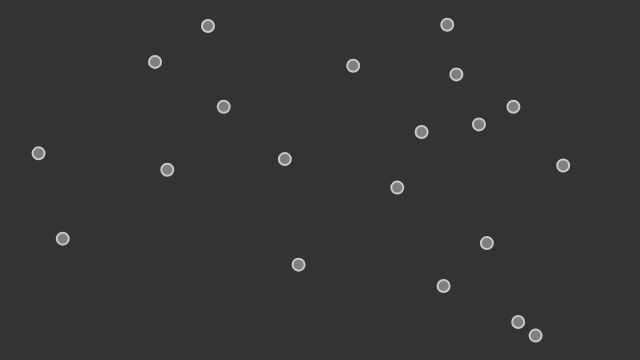
Frame 1 (no input)
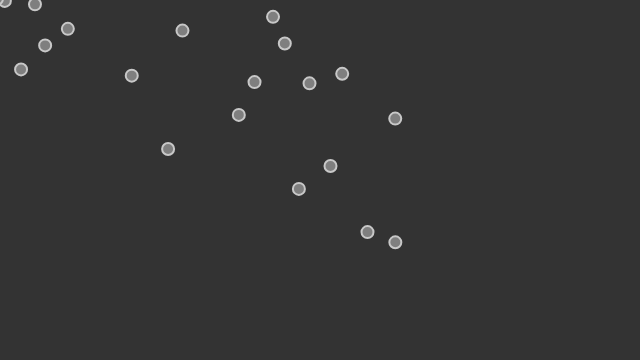
Frame 60 (no input)
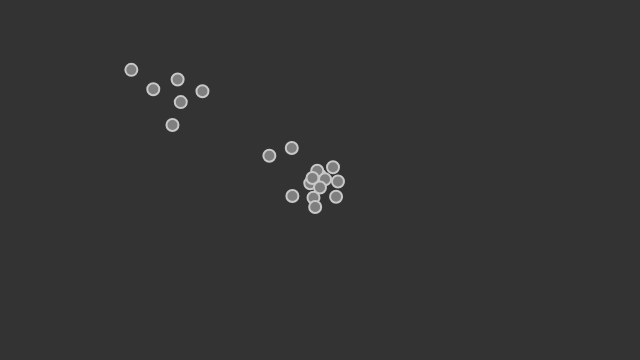
Frame 120 (the mouse pressed at the canvas centre since frame 60)

The p5.js sketch that drew these frames (run headless with seeded random() and noise() and a simulated clock; from frame 60 on, the mouse is pressed at the canvas centre):

// p5.js sketch
// ── sketch.js
// The Nature of Code
// Daniel Shiffman
// http://natureofcode.com

// Separation
// Via Reynolds: http://www.red3d.com/cwr/steer/

// A list of vehicles
let vehicles = [];

let slider1;
let slider2;
let slider3;

function setup() {
  let text = createP("Drag the mouse to generate new vehicles.");
  text.position(10, 365);

  createCanvas(640, 360);
  // We are now making random vehicles and storing them in an array
  for (let i = 0; i < 20; i++) {
    vehicles.push(new Vehicle(random(width), random(height)));
  }

  slider1 = createSlider(0, 8, 4);
  slider2 = createSlider(0, 8, 4);
  slider3 = createSlider(10, 160, 24);

}

function draw() {
  background(51);


  for (let i = 0; i < vehicles.length; i++) {
    vehicles[i].applyBehaviors(vehicles);
    vehicles[i].update();
    vehicles[i].borders();
    vehicles[i].display();
  }

}


function mouseDragged() {
  //vehicles.push(new Vehicle(mouseX,mouseY));
}
// ── vehicle.js
// The Nature of Code
// Daniel Shiffman
// http://natureofcode.com

// Vehicle object

class Vehicle {
  constructor(x, y) {
    // All the usual stuff
    this.position = createVector(x, y);
    this.r = 12;
    this.maxspeed = 3; // Maximum speed
    this.maxforce = 0.2; // Maximum steering force
    this.acceleration = createVector(0, 0);
    this.velocity = createVector(0, 0);
  }

  applyBehaviors(vehicles) {

    var separateForce = this.separate(vehicles);
    var seekForce = this.seek(createVector(mouseX, mouseY));

    separateForce.mult(slider1.value());
    seekForce.mult(slider2.value());

    this.applyForce(separateForce);
    this.applyForce(seekForce);
  }

  applyForce(force) {
    // We could add mass here if we want A = F / M
    this.acceleration.add(force);
  }

  // Separation
  // Method checks for nearby vehicles and steers away
  separate(vehicles) {
    var desiredseparation = slider3.value();
    var sum = createVector();
    var count = 0;
    // For every boid in the system, check if it's too close
    for (var i = 0; i < vehicles.length; i++) {
      var d = p5.Vector.dist(this.position, vehicles[i].position);
      // If the distance is greater than 0 and less than an arbitrary amount (0 when you are yourself)
      if ((d > 0) && (d < desiredseparation)) {
        // Calculate vector pointing away from neighbor
        var diff = p5.Vector.sub(this.position, vehicles[i].position);
        diff.normalize();
        diff.div(d); // Weight by distance
        sum.add(diff);
        count++; // Keep track of how many
      }
    }
    // Average -- divide by how many
    if (count > 0) {
      sum.div(count);
      // Our desired vector is the average scaled to maximum speed
      sum.normalize();
      sum.mult(this.maxspeed);
      // Implement Reynolds: Steering = Desired - Velocity
      sum.sub(this.velocity);
      sum.limit(this.maxforce);
    }
    return sum;
  }

  // A method that calculates a steering force towards a target
  // STEER = DESIRED MINUS VELOCITY
  seek(target) {
    var desired = p5.Vector.sub(target, this.position); // A vector pointing from the location to the target

    // Normalize desired and scale to maximum speed
    desired.normalize();
    desired.mult(this.maxspeed);
    // Steering = Desired minus velocity
    var steer = p5.Vector.sub(desired, this.velocity);
    steer.limit(this.maxforce); // Limit to maximum steering force
    return steer;
  }

  // Method to update location
  update() {
    // Update velocity
    this.velocity.add(this.acceleration);
    // Limit speed
    this.velocity.limit(this.maxspeed);
    this.position.add(this.velocity);
    // Reset accelertion to 0 each cycle
    this.acceleration.mult(0);
  }

  display() {
    fill(127);
    stroke(200);
    strokeWeight(2);
    push();
    translate(this.position.x, this.position.y);
    ellipse(0, 0, this.r, this.r);
    pop();
  }

  // Wraparound
  borders() {
    if (this.position.x < -this.r) this.position.x = width + this.r;
    if (this.position.y < -this.r) this.position.y = height + this.r;
    if (this.position.x > width + this.r) this.position.x = -this.r;
    if (this.position.y > height + this.r) this.position.y = -this.r;
  }
}
